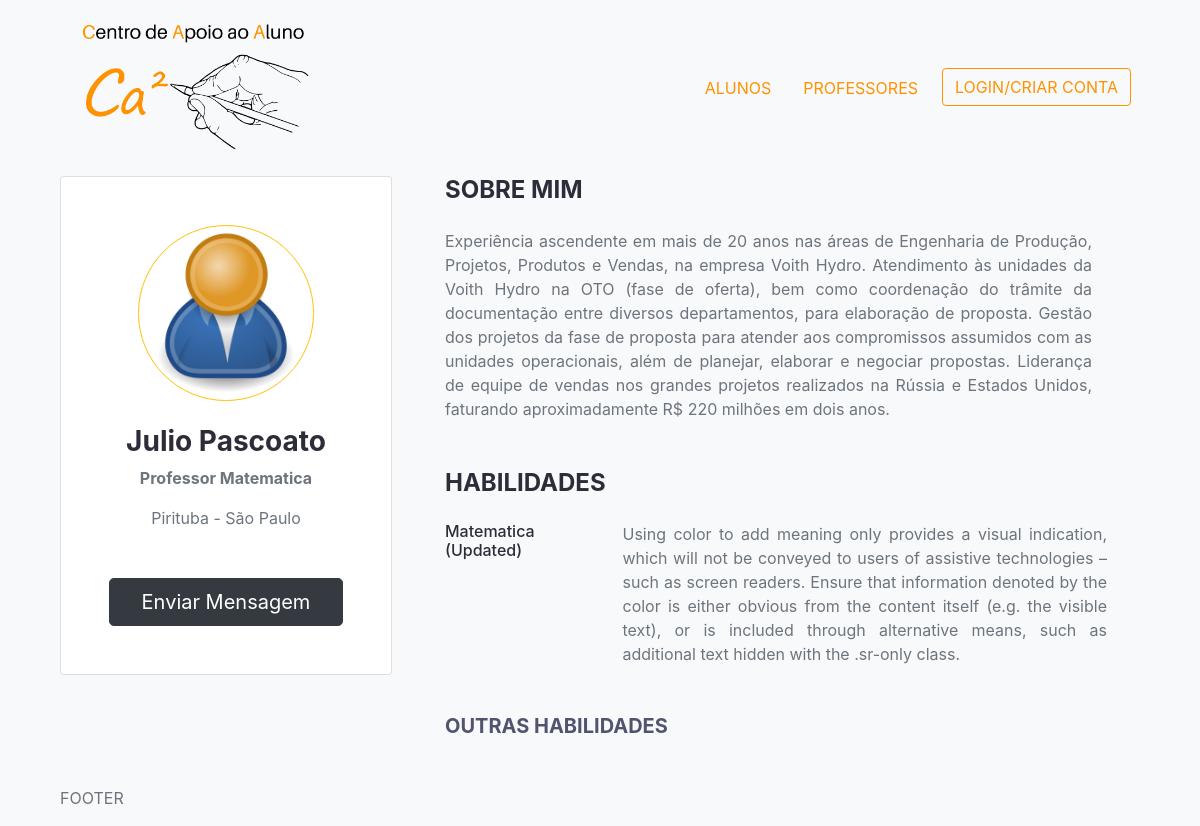
Page /professores/professor/2e6349008b174c4997bde620125126b0 on the committed database.
### professores/models.py (models this page shows, shortened)
class Professor(models.Model):
    user = models.OneToOneField(
        User, on_delete=models.CASCADE, null=True, blank=True)
    nome = models.CharField(max_length=200, blank=True, null=True)
    email = models.EmailField(max_length=200, blank=True, null=True)
    username = models.CharField(max_length=200, blank=True, null=True)
    localizacao = models.CharField(max_length=200, blank=True, null=True)
    introducao = models.CharField(max_length=200, blank=True, null=True)
    bio = models.TextField(blank=True, null=True)
    imagem_perfil = models.ImageField(
        null=True, blank=True, upload_to='professores/', default='professores/user-default.png')
    endereco = models.TextField(blank=True, null=True)
    telefone = models.CharField(max_length=200, blank=True, null=True)
    celular = models.CharField(max_length=200, blank=True, null=True)
    cpf = models.CharField(max_length=200, blank=True, null=True)
    rg = models.CharField(max_length=200, blank=True, null=True)
    pis = models.CharField(max_length=200, blank=True, null=True)
    data_nascimento = models.DateField(blank=True, null=True)
    dados_bancarios = models.TextField(blank=True, null=True)
    created = models.DateTimeField(auto_now_add=True)
    id = models.UUIDField(default=uuid.uuid4, unique=True,
                          primary_key=True, editable=False)

class Habilidade(models.Model):
    owner = models.ForeignKey(
        Professor, on_delete=models.CASCADE, null=True, blank=True)
    nome = models.CharField(max_length=200, blank=True, null=True)
    descricao = models.TextField(null=True, blank=True)
    created = models.DateTimeField(auto_now_add=True)
    id = models.UUIDField(default=uuid.uuid4, unique=True,
                          primary_key=True, editable=False)

### professores/views.py (the view)
# urls.py: path('professor/<str:pk>', views.professor, name="professor"),
def professor(request, pk):
    professor = Professor.objects.get(id=pk)
    topSkills = professor.habilidade_set.exclude(descricao__exact="")
    otherSkills = professor.habilidade_set.filter(descricao="")
    content = {
        'professor': professor,
        'topSkills': topSkills,
        'otherSkills': otherSkills,
    }
    return render(request, 'professores/profile.html', content)

### professores/templates/professores/profile.html (shortened to what this page needs)
{% extends "main.html" %}
{% block content %}
    <div class="container">
  <div class="row">
    <div class="col-md-12 col-lg-4 mb-5">
      <div class="card text-center mr-2">
            <div class="card-body p-5">
                <img class="rounded-circle border border-warning w-75" src="{{professor.imagem_perfil.url}}" />
              <h3 class="text-dark font-weight-bold mt-4">{{professor.nome}}</h3>
              <p class="font-weight-bolder">{{professor.introducao}}</p>
              <p class="mb-5">{{professor.localizacao}}</p>
               <input type="submit" class="btn btn-dark btn-block btn-lg" value="Enviar Mensagem">
            </div>
        </div>
    </div>
    <div class="col pr-5">
        <div class="container mb-5">
            <h4 class="text-uppercase mb-4 font-weight-bold text-dark">Sobre Mim</h4>
            <p class="text-justify"> {{professor.bio}}
            </p>
        </div>
        <div class="container pr-0">
            <h4 class="text-uppercase mb-4 font-weight-bold text-dark">Habilidades</h4>
            <div class="container px-0 mb-5">
               {% for skill in topSkills %}
                   <div class="container px-0 mb-4 d-flex flex-column flex-md-row">
                    <div class="w-25 mr-3">
                      <h6 class="text-dark" >{{skill.nome|title}}</h6>
                    </div>
                      <div class="w-75 text-justify">
                      {{ skill.descricao}}
                    </div>
                  </div>
              {% endfor %}
            <h5 class="text-uppercase mb-4 mt-5 font-weight-bold singleClass__subtitle">Outras habilidades</h5>
            </div>
        </div>
    </div>
</div>
{% endblock content %}

### static/styles/main.css (style rules this page uses)
.text-dark { color: #2d2d39 !important; }
.singleClass__subtitle { color: #51546e; }

### rows in the picture
Professor: imagem_perfil (placeholder picture), nome "Julio Pascoato", introducao "Professor Matematica", localizacao "Pirituba - São Paulo", bio "Experiência ascendente em mais de 20 anos nas áreas de Engenharia de Produção, Projetos, Produtos e Vendas, na empresa Voith Hydro. Atendimento às unidades da Voith Hydro na OTO (fase de oferta), bem como coordenação do trâmite da documentação entre diversos departamentos, para elaboração de proposta. Gestão dos projetos da fase de proposta para atender aos compromissos assumidos com as unidades operacionais, além de planejar, elaborar e negociar propostas. Liderança de equipe de vendas nos grandes projetos realizados na Rússia e Estados Unidos, faturando aproximadamente R$ 220 milhões em dois anos."
Habilidade: nome "Matematica (Updated)", descricao "Using color to add meaning only provides a visual indication, which will not be conveyed to users of assistive technologies – such as screen readers. Ensure that information denoted by the color is either obvious from the content itself (e.g. the visible text), or is included through alternative means, such as additional text hidden with the .sr-only class."
